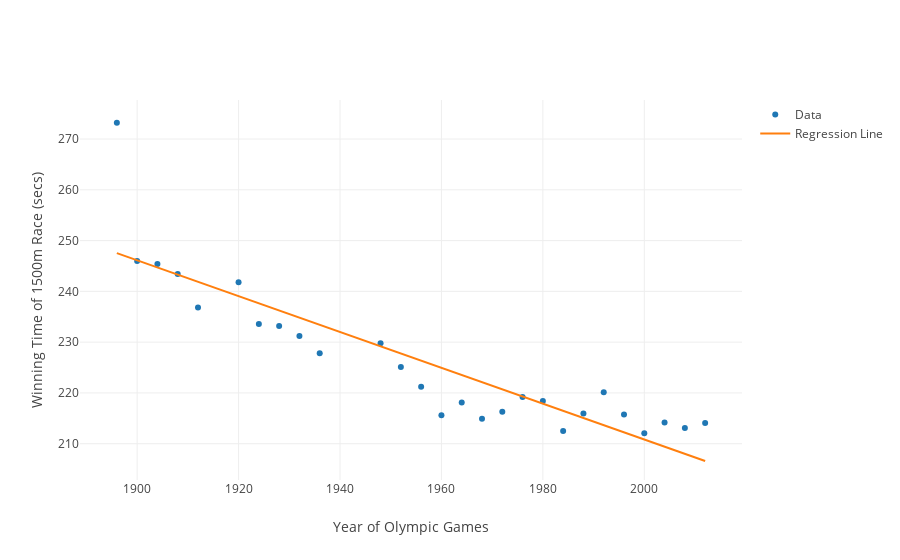

Notebook cell for this chart:
### Code cell
iplot(go.Figure(data=[year_vs_time, reg_line], layout=layout))

### Figure 1 — Plotly figure (JSON) as saved in the notebook; plotly's stock layout.template omitted (floating-point values rounded to 4 significant figures)
{"data": [{"mode": "markers", "name": "Data", "type": "scatter", "uid": "f6a472", "x": [1896, 1900, 1904, 1908, 1912, 1920, 1924, 1928, 1932, 1936, 1948, 1952, 1956, 1960, 1964, 1968, 1972, 1976, 1980, 1984, 1988, 1992, 1996, 2000, 2004, 2008, 2012], "y": [273.2, 246, 245.4, 243.4, 236.8, 241.8, 233.6, 233.2, 231.2, 227.8, 229.8, 225.1, 221.2, 215.6, 218.1, 214.9, 216.3, 219.2, 218.4, 212.5, 216.0, 220.1, 215.8, 212.1, 214.2, 213.1, 214.1]}, {"name": "Regression Line", "type": "scatter", "uid": "48cc96", "x": [1896, 1900, 1904, 1908, 1912, 1920, 1924, 1928, 1932, 1936, 1948, 1952, 1956, 1960, 1964, 1968, 1972, 1976, 1980, 1984, 1988, 1992, 1996, 2000, 2004, 2008, 2012], "y": [247.5, 246.1, 244.7, 243.3, 241.9, 239.1, 237.6, 236.2, 234.8, 233.4, 229.2, 227.8, 226.4, 224.9, 223.5, 222.1, 220.7, 219.3, 217.9, 216.5, 215.1, 213.7, 212.2, 210.8, 209.4, 208.0, 206.6]}], "layout": {"autosize": true, "xaxis": {"autorange": true, "range": [1889.0, 2019.0], "title": "Year of Olympic Games", "type": "linear"}, "yaxis": {"autorange": true, "range": [202.8, 278.0], "title": "Winning Time of 1500m Race (secs)", "type": "linear"}}}
